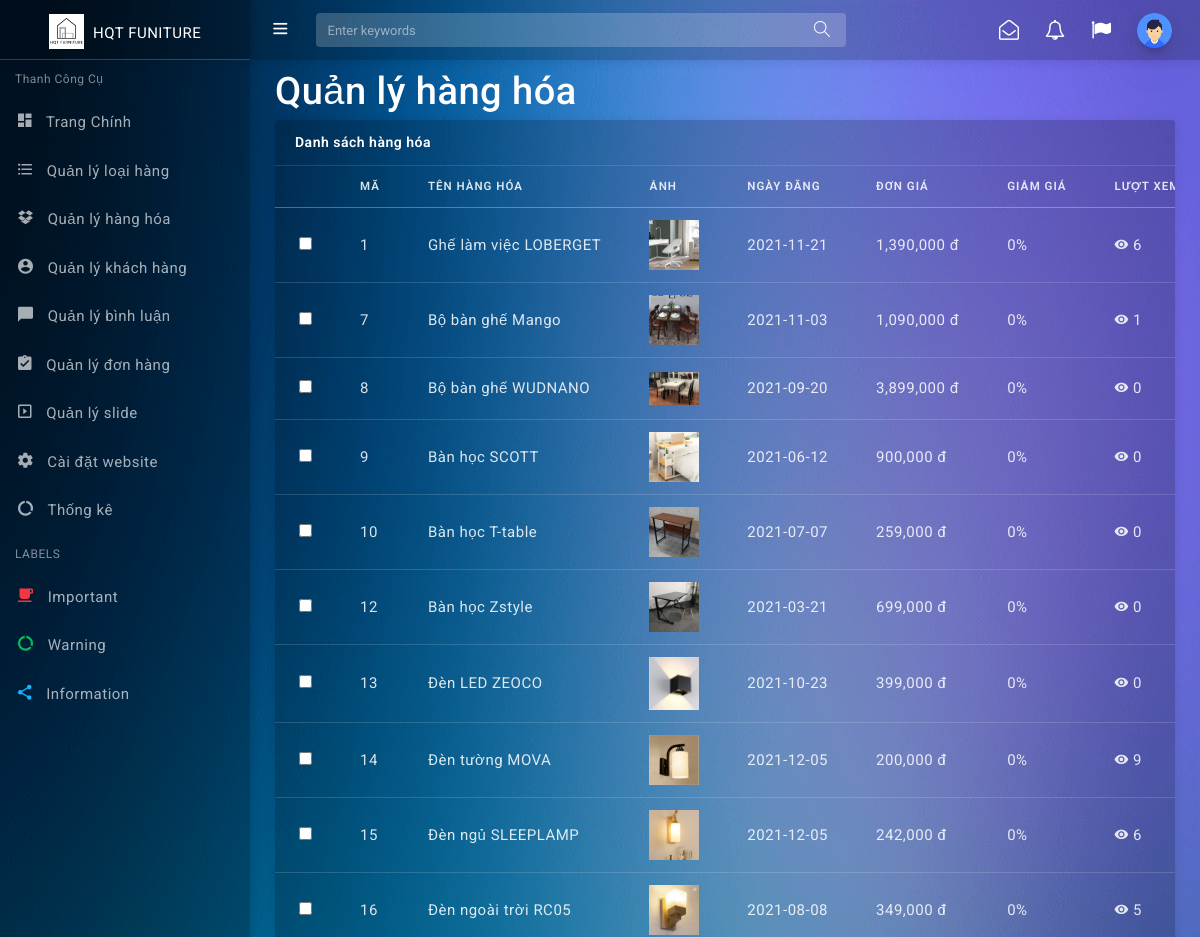
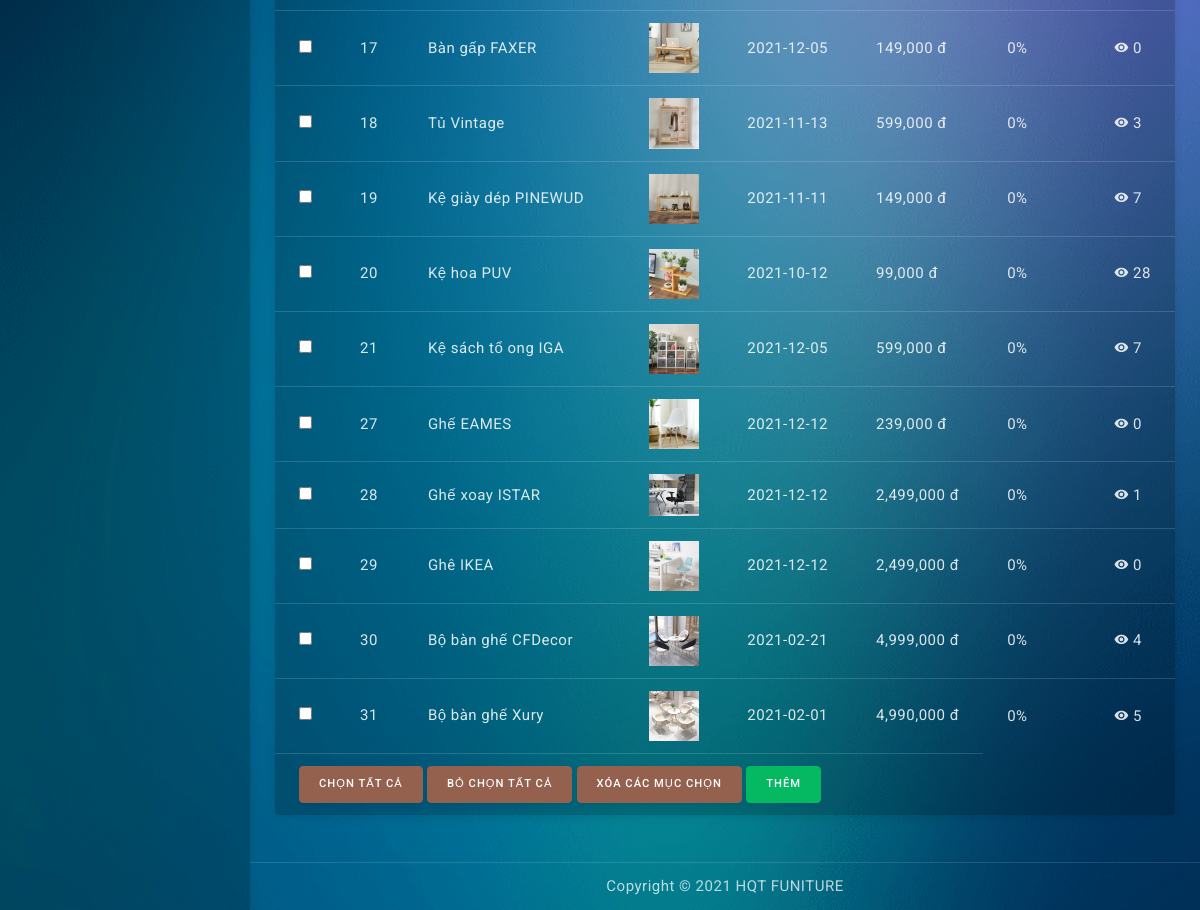
/admin/hang_hoa/index.php (signed in), run on the app's committed database (2 pictures, top to bottom).
### tables this page shows
CREATE TABLE `hang_hoa` (
  `ma_hh` int(11) NOT NULL,
  `ten_hh` varchar(50) NOT NULL,
  `don_gia` float NOT NULL,
  `anh_hh` varchar(255) NOT NULL,
  `ngay_nhap` date NOT NULL,
  `mo_ta` text NOT NULL,
  `dac_biet` tinyint(1) NOT NULL,
  `luot_xem` int(11) NOT NULL,
  `ma_loai` int(11) NOT NULL,
  `giam_gia` int(11) NOT NULL
);

### admin/hang_hoa/index.php (called while the page is built, shortened)
<?php
    require_once "./../../global.php";
    require_once "./../../pdo.php";
    require_once "./../../dao/hang_hoa.php";
    $ds_hang_hoa = hang_hoa_get_all();
    require_once "../layout.php";

### pdo.php (called while the page is built, shortened)
<?php
    function pdo_get_connection(){
        $dbUrl = "mysql:host=localhost;dbname=duan1";
        $dbUser = "root";
        $dbPass = "";
        $conn = new PDO($dbUrl,$dbUser,$dbPass);
        return $conn;
    }
    function pdo_query($sql){
        $args = array_slice(func_get_args(),1);
        try {
            $conn = pdo_get_connection();
            $sttm = $conn->prepare($sql);
            $sttm->execute($args);
            $result = $sttm->fetchAll();
            return $result;
        } catch (PDOException $e) {
            echo "có lỗi xảy ra" . $e->getMessage();
        }
        finally{
            unset($conn);
        }
    }

### dao/hang_hoa.php (called while the page is built, shortened)
<?php
    function hang_hoa_get_all(){
        $sql = "SELECT * FROM hang_hoa";
        return pdo_query($sql);
    }

### global.php (called while the page is built, shortened)
<?php
$ROOT_URL = "/duan1";
$ADMIN_URL = $ROOT_URL . "/admin";
$IMAGE_URL = $ROOT_URL . "/images";

### admin/hang_hoa/list.php (the view, shortened to what this page needs)
<h2>Quản lý hàng hóa</h2>
<div class="card">
    <div class="card-header">Danh sách hàng hóa
    </div>
    <form action="index.php" method="post">
        <div class="table-responsive">
            <table class="table align-items-center table-flush table-borderless">
                <thead>
                    <tr>
                        <th></th>
                        <th>Mã</th>
                        <th>Tên hàng hóa</th>
                        <th>Ảnh</th>
                        <th>Ngày đăng</th>
                        <th>Đơn giá</th>
                        <th>Giảm giá</th>
                        <th>Lượt xem</th>
                    </tr>
                </thead>
                <tbody>
                <?php foreach ($ds_hang_hoa as $hh)  :?>
                        <tr>
                        <td><input type="checkbox" name="ma_hh[]" id="" value="<?= $hh['ma_hh'] ?>" class="checkbox"></td>
                        <td><?= $hh['ma_hh'] ?></td>
                        <td><?= $hh['ten_hh'] ?></td>
                        <td><img src="<?= $IMAGE_URL .'/'.$hh['anh_hh']  ?>" alt="" width="50px"></td>
                        <td><?= $hh['ngay_nhap'] ?></td>
                        <td><?=number_format($hh['don_gia'], 0)?> đ</td>
                        <td><?= $hh['giam_gia'] ?>%</td>
                        <td><i class="zmdi zmdi-eye"></i> <?= $hh['luot_xem'] ?></td>
                    </tr>
                    <?php endforeach; ?>
                </tbody>
                <tfoot>
                    <tr>
                        <td colspan="6">
                            <button class="btn btn-secondary" id="check-all" type="button">Chọn tất cả</button>
                            <button class="btn btn-secondary" id="clear-all" type="button">Bỏ chọn tất cả</button>
                            <button class="btn btn-secondary" id="btn-delete" name="btn_delete_all"
                                onclick="return confirm('Bạn có muốn xóa ?')">Xóa các mục chọn</button>
                            <a href="<?php echo $ADMIN_URL?>/hang_hoa/?btn_add" class="btn btn-success">THÊM</a>
                        </td>
                    </tr>
                </tfoot>
            </table>
        </div>
    </form>
</div>

### data on the page
hang_hoa: ma_hh "1", ten_hh "Ghế làm việc LOBERGET", anh_hh (picture), ngay_nhap "2021-11-21", don_gia "1,390,000", giam_gia "0", luot_xem "6"
hang_hoa: ma_hh "7", ten_hh "Bộ bàn ghế Mango", anh_hh (picture), ngay_nhap "2021-11-03", don_gia "1,090,000", giam_gia "0", luot_xem "1"
hang_hoa: ma_hh "8", ten_hh "Bộ bàn ghế WUDNANO", anh_hh (picture), ngay_nhap "2021-09-20", don_gia "3,899,000", giam_gia "0", luot_xem "0"
hang_hoa: ma_hh "9", ten_hh "Bàn học SCOTT", anh_hh (picture), ngay_nhap "2021-06-12", don_gia "900,000", giam_gia "0", luot_xem "0"
hang_hoa: ma_hh "10", ten_hh "Bàn học T-table", anh_hh (picture), ngay_nhap "2021-07-07", don_gia "259,000", giam_gia "0", luot_xem "0"
hang_hoa: ma_hh "12", ten_hh "Bàn học Zstyle", anh_hh (picture), ngay_nhap "2021-03-21", don_gia "699,000", giam_gia "0", luot_xem "0"
hang_hoa: ma_hh "13", ten_hh "Đèn LED ZEOCO", anh_hh (picture), ngay_nhap "2021-10-23", don_gia "399,000", giam_gia "0", luot_xem "0"
hang_hoa: ma_hh "14", ten_hh "Đèn tường MOVA", anh_hh (picture), ngay_nhap "2021-12-05", don_gia "200,000", giam_gia "0", luot_xem "9"
hang_hoa: ma_hh "15", ten_hh "Đèn ngủ SLEEPLAMP", anh_hh (picture), ngay_nhap "2021-12-05", don_gia "242,000", giam_gia "0", luot_xem "6"
hang_hoa: ma_hh "16", ten_hh "Đèn ngoài trời RC05", anh_hh (picture), ngay_nhap "2021-08-08", don_gia "349,000", giam_gia "0", luot_xem "5"
hang_hoa: ma_hh "17", ten_hh "Bàn gấp FAXER", anh_hh (picture), ngay_nhap "2021-12-05", don_gia "149,000", giam_gia "0", luot_xem "0"
hang_hoa: ma_hh "18", ten_hh "Tủ Vintage", anh_hh (picture), ngay_nhap "2021-11-13", don_gia "599,000", giam_gia "0", luot_xem "3"
hang_hoa: ma_hh "19", ten_hh "Kệ giày dép PINEWUD", anh_hh (picture), ngay_nhap "2021-11-11", don_gia "149,000", giam_gia "0", luot_xem "7"
hang_hoa: ma_hh "20", ten_hh "Kệ hoa PUV", anh_hh (picture), ngay_nhap "2021-10-12", don_gia "99,000", giam_gia "0", luot_xem "28"
hang_hoa: ma_hh "21", ten_hh "Kệ sách tổ ong IGA", anh_hh (picture), ngay_nhap "2021-12-05", don_gia "599,000", giam_gia "0", luot_xem "7"
hang_hoa: ma_hh "27", ten_hh "Ghế EAMES", anh_hh (picture), ngay_nhap "2021-12-12", don_gia "239,000", giam_gia "0", luot_xem "0"
hang_hoa: ma_hh "28", ten_hh "Ghế xoay ISTAR", anh_hh (picture), ngay_nhap "2021-12-12", don_gia "2,499,000", giam_gia "0", luot_xem "1"
hang_hoa: ma_hh "29", ten_hh "Ghê IKEA", anh_hh (picture), ngay_nhap "2021-12-12", don_gia "2,499,000", giam_gia "0", luot_xem "0"
hang_hoa: ma_hh "30", ten_hh "Bộ bàn ghế CFDecor", anh_hh (picture), ngay_nhap "2021-02-21", don_gia "4,999,000", giam_gia "0", luot_xem "4"
hang_hoa: ma_hh "31", ten_hh "Bộ bàn ghế Xury", anh_hh (picture), ngay_nhap "2021-02-01", don_gia "4,990,000", giam_gia "0", luot_xem "5"
